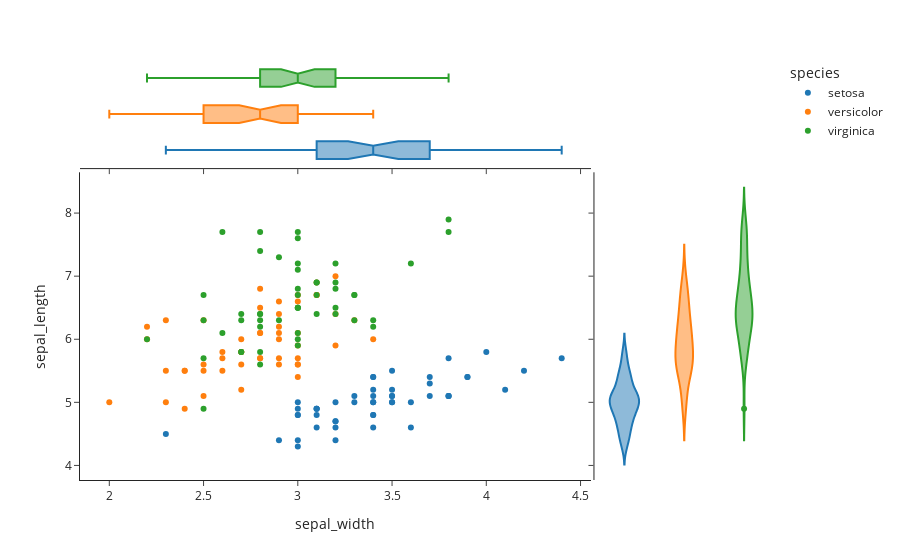

Write notebook code for a chart like this one.
### Code cell
import plotly.express as px
df = px.data.iris()
fig = px.scatter(data_frame=df,
           x="sepal_width", y="sepal_length", 
          color="species",
          marginal_y="violin",
          marginal_x="box",
          #trendline="lowess", # not working 
          template="simple_white")
fig.show()

### Figure 1 — Plotly figure (JSON) as saved in the notebook; plotly's stock layout.template omitted (floating-point values rounded to 4 significant figures)
{"data": [{"hovertemplate": "species=setosa<br>sepal_width=%{x}<br>sepal_length=%{y}<extra></extra>", "legendgroup": "setosa", "marker": {"color": "#1F77B4", "symbol": "circle"}, "mode": "markers", "name": "setosa", "orientation": "v", "showlegend": true, "type": "scatter", "x": [3.5, 3, 3.2, 3.1, 3.6, 3.9, 3.4, 3.4, 2.9, 3.1, 3.7, 3.4, 3, 3, 4, 4.4, 3.9, 3.5, 3.8, 3.8, 3.4, 3.7, 3.6, 3.3, 3.4, 3, 3.4, 3.5, 3.4, 3.2, 3.1, 3.4, 4.1, 4.2, 3.1, 3.2, 3.5, 3.1, 3, 3.4, 3.5, 2.3, 3.2, 3.5, 3.8, 3, 3.8, 3.2, 3.7, 3.3], "xaxis": "x", "y": [5.1, 4.9, 4.7, 4.6, 5, 5.4, 4.6, 5, 4.4, 4.9, 5.4, 4.8, 4.8, 4.3, 5.8, 5.7, 5.4, 5.1, 5.7, 5.1, 5.4, 5.1, 4.6, 5.1, 4.8, 5, 5, 5.2, 5.2, 4.7, 4.8, 5.4, 5.2, 5.5, 4.9, 5, 5.5, 4.9, 4.4, 5.1, 5, 4.5, 4.4, 5, 5.1, 4.8, 5.1, 4.6, 5.3, 5], "yaxis": "y"}, {"alignmentgroup": "True", "hovertemplate": "species=setosa<br>sepal_width=%{x}<extra></extra>", "legendgroup": "setosa", "marker": {"color": "#1F77B4", "symbol": "circle"}, "name": "setosa", "notched": true, "offsetgroup": "setosa", "showlegend": false, "type": "box", "x": [3.5, 3, 3.2, 3.1, 3.6, 3.9, 3.4, 3.4, 2.9, 3.1, 3.7, 3.4, 3, 3, 4, 4.4, 3.9, 3.5, 3.8, 3.8, 3.4, 3.7, 3.6, 3.3, 3.4, 3, 3.4, 3.5, 3.4, 3.2, 3.1, 3.4, 4.1, 4.2, 3.1, 3.2, 3.5, 3.1, 3, 3.4, 3.5, 2.3, 3.2, 3.5, 3.8, 3, 3.8, 3.2, 3.7, 3.3], "xaxis": "x3", "yaxis": "y3"}, {"alignmentgroup": "True", "hovertemplate": "species=setosa<br>sepal_length=%{y}<extra></extra>", "legendgroup": "setosa", "marker": {"color": "#1F77B4", "symbol": "circle"}, "name": "setosa", "offsetgroup": "setosa", "scalegroup": "y", "showlegend": false, "type": "violin", "xaxis": "x2", "y": [5.1, 4.9, 4.7, 4.6, 5, 5.4, 4.6, 5, 4.4, 4.9, 5.4, 4.8, 4.8, 4.3, 5.8, 5.7, 5.4, 5.1, 5.7, 5.1, 5.4, 5.1, 4.6, 5.1, 4.8, 5, 5, 5.2, 5.2, 4.7, 4.8, 5.4, 5.2, 5.5, 4.9, 5, 5.5, 4.9, 4.4, 5.1, 5, 4.5, 4.4, 5, 5.1, 4.8, 5.1, 4.6, 5.3, 5], "yaxis": "y2"}, {"hovertemplate": "species=versicolor<br>sepal_width=%{x}<br>sepal_length=%{y}<extra></extra>", "legendgroup": "versicolor", "marker": {"color": "#FF7F0E", "symbol": "circle"}, "mode": "markers", "name": "versicolor", "orientation": "v", "showlegend": true, "type": "scatter", "x": [3.2, 3.2, 3.1, 2.3, 2.8, 2.8, 3.3, 2.4, 2.9, 2.7, 2, 3, 2.2, 2.9, 2.9, 3.1, 3, 2.7, 2.2, 2.5, 3.2, 2.8, 2.5, 2.8, 2.9, 3, 2.8, 3, 2.9, 2.6, 2.4, 2.4, 2.7, 2.7, 3, 3.4, 3.1, 2.3, 3, 2.5, 2.6, 3, 2.6, 2.3, 2.7, 3, 2.9, 2.9, 2.5, 2.8], "xaxis": "x", "y": [7, 6.4, 6.9, 5.5, 6.5, 5.7, 6.3, 4.9, 6.6, 5.2, 5, 5.9, 6, 6.1, 5.6, 6.7, 5.6, 5.8, 6.2, 5.6, 5.9, 6.1, 6.3, 6.1, 6.4, 6.6, 6.8, 6.7, 6, 5.7, 5.5, 5.5, 5.8, 6, 5.4, 6, 6.7, 6.3, 5.6, 5.5, 5.5, 6.1, 5.8, 5, 5.6, 5.7, 5.7, 6.2, 5.1, 5.7], "yaxis": "y"}, {"alignmentgroup": "True", "hovertemplate": "species=versicolor<br>sepal_width=%{x}<extra></extra>", "legendgroup": "versicolor", "marker": {"color": "#FF7F0E", "symbol": "circle"}, "name": "versicolor", "notched": true, "offsetgroup": "versicolor", "showlegend": false, "type": "box", "x": [3.2, 3.2, 3.1, 2.3, 2.8, 2.8, 3.3, 2.4, 2.9, 2.7, 2, 3, 2.2, 2.9, 2.9, 3.1, 3, 2.7, 2.2, 2.5, 3.2, 2.8, 2.5, 2.8, 2.9, 3, 2.8, 3, 2.9, 2.6, 2.4, 2.4, 2.7, 2.7, 3, 3.4, 3.1, 2.3, 3, 2.5, 2.6, 3, 2.6, 2.3, 2.7, 3, 2.9, 2.9, 2.5, 2.8], "xaxis": "x3", "yaxis": "y3"}, {"alignmentgroup": "True", "hovertemplate": "species=versicolor<br>sepal_length=%{y}<extra></extra>", "legendgroup": "versicolor", "marker": {"color": "#FF7F0E", "symbol": "circle"}, "name": "versicolor", "offsetgroup": "versicolor", "scalegroup": "y", "showlegend": false, "type": "violin", "xaxis": "x2", "y": [7, 6.4, 6.9, 5.5, 6.5, 5.7, 6.3, 4.9, 6.6, 5.2, 5, 5.9, 6, 6.1, 5.6, 6.7, 5.6, 5.8, 6.2, 5.6, 5.9, 6.1, 6.3, 6.1, 6.4, 6.6, 6.8, 6.7, 6, 5.7, 5.5, 5.5, 5.8, 6, 5.4, 6, 6.7, 6.3, 5.6, 5.5, 5.5, 6.1, 5.8, 5, 5.6, 5.7, 5.7, 6.2, 5.1, 5.7], "yaxis": "y2"}, {"hovertemplate": "species=virginica<br>sepal_width=%{x}<br>sepal_length=%{y}<extra></extra>", "legendgroup": "virginica", "marker": {"color": "#2CA02C", "symbol": "circle"}, "mode": "markers", "name": "virginica", "orientation": "v", "showlegend": true, "type": "scatter", "x": [3.3, 2.7, 3, 2.9, 3, 3, 2.5, 2.9, 2.5, 3.6, 3.2, 2.7, 3, 2.5, 2.8, 3.2, 3, 3.8, 2.6, 2.2, 3.2, 2.8, 2.8, 2.7, 3.3, 3.2, 2.8, 3, 2.8, 3, 2.8, 3.8, 2.8, 2.8, 2.6, 3, 3.4, 3.1, 3, 3.1, 3.1, 3.1, 2.7, 3.2, 3.3, 3, 2.5, 3, 3.4, 3], "xaxis": "x", "y": [6.3, 5.8, 7.1, 6.3, 6.5, 7.6, 4.9, 7.3, 6.7, 7.2, 6.5, 6.4, 6.8, 5.7, 5.8, 6.4, 6.5, 7.7, 7.7, 6, 6.9, 5.6, 7.7, 6.3, 6.7, 7.2, 6.2, 6.1, 6.4, 7.2, 7.4, 7.9, 6.4, 6.3, 6.1, 7.7, 6.3, 6.4, 6, 6.9, 6.7, 6.9, 5.8, 6.8, 6.7, 6.7, 6.3, 6.5, 6.2, 5.9], "yaxis": "y"}, {"alignmentgroup": "True", "hovertemplate": "species=virginica<br>sepal_width=%{x}<extra></extra>", "legendgroup": "virginica", "marker": {"color": "#2CA02C", "symbol": "circle"}, "name": "virginica", "notched": true, "offsetgroup": "virginica", "showlegend": false, "type": "box", "x": [3.3, 2.7, 3, 2.9, 3, 3, 2.5, 2.9, 2.5, 3.6, 3.2, 2.7, 3, 2.5, 2.8, 3.2, 3, 3.8, 2.6, 2.2, 3.2, 2.8, 2.8, 2.7, 3.3, 3.2, 2.8, 3, 2.8, 3, 2.8, 3.8, 2.8, 2.8, 2.6, 3, 3.4, 3.1, 3, 3.1, 3.1, 3.1, 2.7, 3.2, 3.3, 3, 2.5, 3, 3.4, 3], "xaxis": "x3", "yaxis": "y3"}, {"alignmentgroup": "True", "hovertemplate": "species=virginica<br>sepal_length=%{y}<extra></extra>", "legendgroup": "virginica", "marker": {"color": "#2CA02C", "symbol": "circle"}, "name": "virginica", "offsetgroup": "virginica", "scalegroup": "y", "showlegend": false, "type": "violin", "xaxis": "x2", "y": [6.3, 5.8, 7.1, 6.3, 6.5, 7.6, 4.9, 7.3, 6.7, 7.2, 6.5, 6.4, 6.8, 5.7, 5.8, 6.4, 6.5, 7.7, 7.7, 6, 6.9, 5.6, 7.7, 6.3, 6.7, 7.2, 6.2, 6.1, 6.4, 7.2, 7.4, 7.9, 6.4, 6.3, 6.1, 7.7, 6.3, 6.4, 6, 6.9, 6.7, 6.9, 5.8, 6.8, 6.7, 6.7, 6.3, 6.5, 6.2, 5.9], "yaxis": "y2"}], "layout": {"legend": {"title": {"text": "species"}, "tracegroupgap": 0}, "margin": {"t": 60}, "xaxis": {"anchor": "y", "domain": [0, 0.7363], "title": {"text": "sepal_width"}}, "xaxis2": {"anchor": "y2", "domain": [0.7413, 1], "matches": "x2", "showline": false, "showticklabels": false, "ticks": ""}, "xaxis3": {"anchor": "y3", "domain": [0, 0.7363], "matches": "x", "showticklabels": false}, "xaxis4": {"anchor": "y4", "domain": [0.7413, 1], "matches": "x2", "showline": false, "showticklabels": false, "ticks": ""}, "yaxis": {"anchor": "x", "domain": [0, 0.7326], "title": {"text": "sepal_length"}}, "yaxis2": {"anchor": "x2", "domain": [0, 0.7326], "matches": "y", "showticklabels": false}, "yaxis3": {"anchor": "x3", "domain": [0.7426, 1], "matches": "y3", "showline": false, "showticklabels": false, "ticks": ""}, "yaxis4": {"anchor": "x4", "domain": [0.7426, 1], "matches": "y3", "showline": false, "showticklabels": false, "ticks": ""}}}
